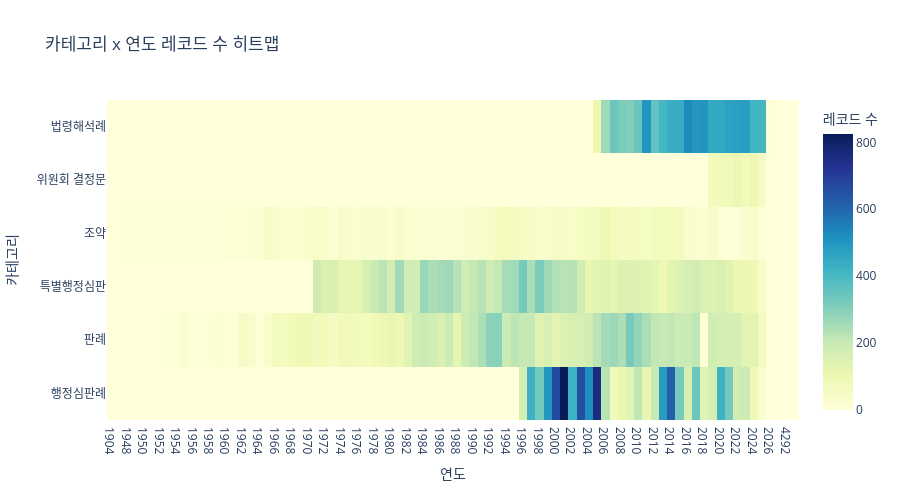

This figure's notebook cell:
### Code cell
# ── 연도별 레코드 수 히트맵 (카테고리 x 연도) ────────────
if not df_year.empty:
    df_pivot = df_year.pivot_table(
        index="카테고리", columns="연도", values="레코드 수", fill_value=0
    )

    fig = px.imshow(
        df_pivot.values,
        x=[str(y) for y in df_pivot.columns],
        y=list(df_pivot.index),
        title="카테고리 x 연도 레코드 수 히트맵",
        labels=dict(x="연도", y="카테고리", color="레코드 수"),
        color_continuous_scale="YlGnBu",
        aspect="auto",
    )
    fig.update_layout(height=500)
    fig.show()

### Figure 1 — Plotly figure (JSON) as saved in the notebook; plotly's stock layout.template omitted (floating-point values rounded to 4 significant figures; data arrays with more than 128 entries replaced by an {"elided": "..."} marker saying what was removed)
{"data": [{"coloraxis": "coloraxis", "hovertemplate": "연도: %{x}<br>카테고리: %{y}<br>레코드 수: %{z}<extra></extra>", "name": "0", "type": "heatmap", "x": ["1904", "1927", "1948", "1949", "1950", "1951", "1952", "1953", "1954", "1955", "1956", "1957", "1958", "1959", "1960", "1961", "1962", "1963", "1964", "1965", "1966", "1967", "1968", "1969", "1970", "1971", "1972", "1973", "1974", "1975", "1976", "1977", "1978", "1979", "1980", "1981", "1982", "1983", "1984", "1985", "1986", "1987", "1988", "1989", "1990", "1991", "1992", "1993", "1994", "1995", "1996", "1997", "1998", "1999", "2000", "2001", "2002", "2003", "2004", "2005", "2006", "2007", "2008", "2009", "2010", "2011", "2012", "2013", "2014", "2015", "2016", "2017", "2018", "2019", "2020", "2021", "2022", "2023", "2024", "2025", "2026", "4289", "4292", "4293"], "xaxis": "x", "y": ["법령해석례", "위원회 결정문", "조약", "특별행정심판", "판례", "행정심판례"], "yaxis": "y", "z": {"elided": "6x84 float values"}}], "layout": {"coloraxis": {"colorbar": {"title": {"text": "레코드 수"}}, "colorscale": [[0, "rgb(255,255,217)"], [0.125, "rgb(237,248,177)"], [0.25, "rgb(199,233,180)"], [0.375, "rgb(127,205,187)"], [0.5, "rgb(65,182,196)"], [0.625, "rgb(29,145,192)"], [0.75, "rgb(34,94,168)"], [0.875, "rgb(37,52,148)"], [1, "rgb(8,29,88)"]]}, "height": 500, "title": {"text": "카테고리 x 연도 레코드 수 히트맵"}, "xaxis": {"anchor": "y", "domain": [0, 1], "title": {"text": "연도"}}, "yaxis": {"anchor": "x", "autorange": "reversed", "domain": [0, 1], "title": {"text": "카테고리"}}}}
